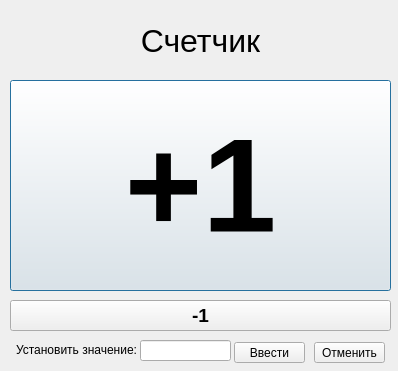
<?xml version="1.0" encoding="UTF-8"?>
<ui version="4.0">
 <class>Dialog</class>
 <widget class="QDialog" name="Dialog">
  <property name="geometry">
   <rect>
    <x>0</x>
    <y>0</y>
    <width>398</width>
    <height>371</height>
   </rect>
  </property>
  <property name="windowTitle">
   <string>Dialog</string>
  </property>
  <widget class="QPushButton" name="plus_button">
   <property name="geometry">
    <rect>
     <x>10</x>
     <y>80</y>
     <width>381</width>
     <height>211</height>
    </rect>
   </property>
   <property name="font">
    <font>
     <pointsize>100</pointsize>
     <weight>75</weight>
     <bold>true</bold>
    </font>
   </property>
   <property name="text">
    <string>+1</string>
   </property>
  </widget>
  <widget class="QPushButton" name="minus_button">
   <property name="geometry">
    <rect>
     <x>10</x>
     <y>300</y>
     <width>381</width>
     <height>31</height>
    </rect>
   </property>
   <property name="font">
    <font>
     <pointsize>14</pointsize>
     <weight>75</weight>
     <bold>true</bold>
    </font>
   </property>
   <property name="text">
    <string>-1</string>
   </property>
  </widget>
  <widget class="QLabel" name="result_label">
   <property name="geometry">
    <rect>
     <x>10</x>
     <y>10</y>
     <width>381</width>
     <height>61</height>
    </rect>
   </property>
   <property name="font">
    <font>
     <pointsize>24</pointsize>
    </font>
   </property>
   <property name="text">
    <string>Счетчик</string>
   </property>
   <property name="alignment">
    <set>Qt::AlignCenter</set>
   </property>
  </widget>
  <widget class="QPushButton" name="set_counter">
   <property name="geometry">
    <rect>
     <x>234</x>
     <y>342</y>
     <width>71</width>
     <height>21</height>
    </rect>
   </property>
   <property name="text">
    <string>Ввести</string>
   </property>
  </widget>
  <widget class="QPushButton" name="reset_counter">
   <property name="geometry">
    <rect>
     <x>314</x>
     <y>342</y>
     <width>71</width>
     <height>21</height>
    </rect>
   </property>
   <property name="text">
    <string>Отменить</string>
   </property>
  </widget>
  <widget class="QLabel" name="label">
   <property name="geometry">
    <rect>
     <x>16</x>
     <y>342</y>
     <width>131</width>
     <height>16</height>
    </rect>
   </property>
   <property name="text">
    <string>Установить значение:</string>
   </property>
  </widget>
  <widget class="QLineEdit" name="set_counter_line_edit">
   <property name="geometry">
    <rect>
     <x>140</x>
     <y>340</y>
     <width>91</width>
     <height>21</height>
    </rect>
   </property>
  </widget>
 </widget>
 <resources/>
 <connections/>
</ui>
